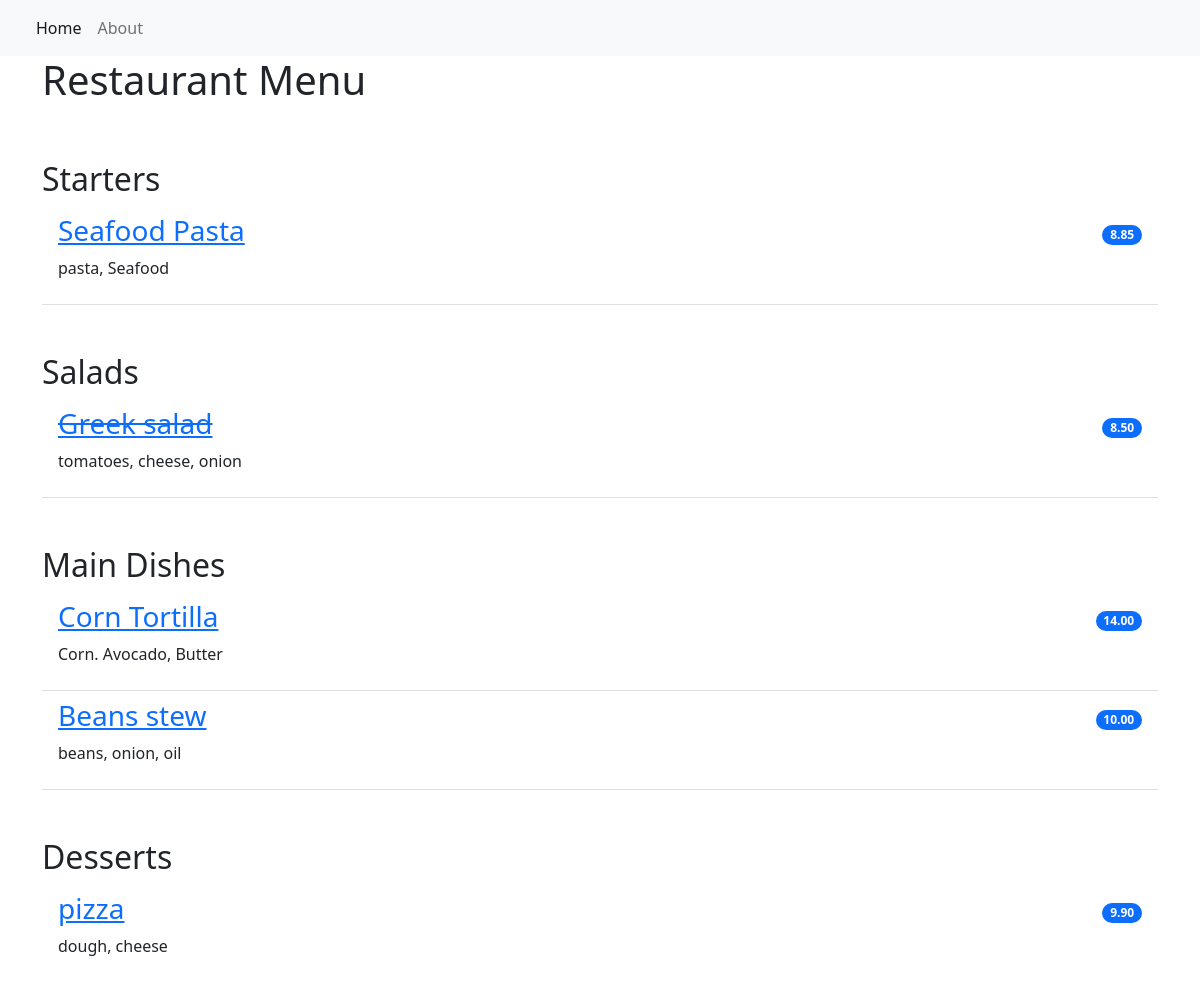
The page / on the database its author committed.
### restaurant_menu/models.py (models this page shows, shortened)
class Item(models.Model): # item is also a table
    meal = models.CharField(max_length=80, unique=True) # we shouldnt have duplicated meal, that why we used a 'unique' constraints
    description = models.CharField(max_length=2000)
    price = models.DecimalField(max_digits=10, decimal_places=2)
    meal_type = models.CharField(max_length=200, choices=MEAL_TYPE)
    author = models.ForeignKey(User, on_delete=models.PROTECT) # We are creating a one to many relationship between the item table and the User table
    status = models.IntegerField(choices=STATUS, default=1) # By default the meal is set to unavailable
    date_created = models.DateTimeField(auto_now_add=True)
    date_updated = models.DateTimeField(auto_now=True)

### restaurant_menu/views.py (the view)
# urls.py: path('', views.MenuList.as_view(), name='home'),
class MenuList(generic.ListView): # This class is good for displaying pages which have lot of data i.e a list type of page
    queryset = Item.objects.order_by("-date_created") # Its a variable that will stores a list of data
    template_name = "index.html"
    def get_context_data(self, **kwargs): #
        context = super().get_context_data(**kwargs) # We are getting an existing dictionary from the list_view class to get some default value, rather than having an empty dictionary
        context["meals"] = MEAL_TYPE # This shows you can send python values to your html codes
        return context

### restaurant_menu/templates/index.html
{% extends 'base.html' %}
{% block content %}
<div class="container">
<h1>Restaurant Menu</h1>
    <ul class="list-group list-group-flush">
        {% for meal in meals %}
            <h2 class="pt-5">{{ meal.1 }}</h2>
                {% for row in item_list %}
                    {% if row.meal_type == meal.0 %}
                        {% if row.status == 0 %}
                        <li class="list-group-item d-flex justify-content-between align-items-center border-0 pb-0">
                            <a href="{% url 'menu_item' row.pk %}"><h3><del>{{ row.meal }}</del></h3></a>
                            <span class="badge bg-primary rounded-pill">{{ row.price }}</span>
                        </li>
                        <li class="list-group-item pt-0">
                            <p>{{ row.description }}</p>
                        </li>
                        {% else %}
                        <li class="list-group-item d-flex justify-content-between align-items-center border-0 pb-0">
                            <a href="{% url 'menu_item' row.pk %}"><h3>{{ row.meal }}</h3></a>
                            <span class="badge bg-primary rounded-pill">{{ row.price }}</span>
                        </li>
                        <li class="list-group-item pt-0">
                            <p>{{ row.description }}</p>
                        </li>
                        {% endif %}
                    {% endif %}
                {% endfor %}
        {% endfor %}
    </ul>
</div>
{% endblock content %}

### restaurant_menu/templates/base.html (shortened to what this page needs)
<!DOCTYPE html>
<html lang="en">
    <head>
        <link href="https://cdn.jsdelivr.net/npm/bootstrap@5.2.0-beta1/dist/css/bootstrap.min.css" rel="stylesheet">
    </head>
    <body>
        <nav class="navbar navbar-expand-lg bg-light">
            <div class="container-fluid">
                <div class="collapse navbar-collapse" id="navbarNav">
                    <ul class="navbar-nav">
                        <li class="nav-item">
                            <a class="nav-link active" aria-current="page" href="{% url 'home' %}">Home</a>
                        </li>
                        <li class="nav-item">
                            <a class="nav-link" aria-current="page" href="{% url 'home' %}">About</a>
                        </li>
                    </ul>
                </div>
            </div>
        </nav>
        {% block content %}
        {% endblock content %}
    </body>
</html>

### rows shown on the page
Item: meal "Seafood Pasta", price "8.85", description "pasta, Seafood"
Item: meal "Greek salad", price "8.50", description "tomatoes, cheese, onion"
Item: meal "Corn Tortilla", price "14.00", description "Corn. Avocado, Butter"
Item: meal "Beans stew", price "10.00", description "beans, onion, oil"
Item: meal "pizza", price "9.90", description "dough, cheese"

### other values the page prints
{{ meal.1 }} "Starters" "Salads" "Main Dishes" "Desserts"
